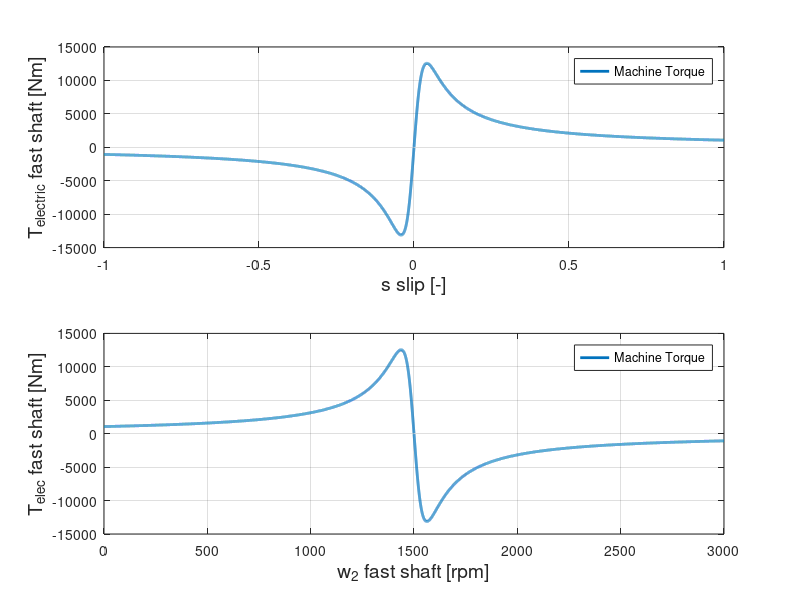

MATLAB code for this plot:
clear all; close all; clc;
%% Machine parameters
Vnom=960;                   % Nominal voltage
Rs=0.005;                   % Stator resistance
Xs=2*pi*50*4e-4;            % Leakage stator inductance (impedance)
Rr=0.009;                   % Rotor resistance
Xr=2*pi*50*3E-4 ;           % Leakage rotor inductance (impedance)
Xm=2*pi*50*15E-3;           % Magnetizing branch inductance(impedance)
Rm=140;                     % Magnetizing branch resistance
V=Vnom/sqrt(3);             % Nominal voltage
pols=2;                     % Pole pairs
ws=2*pi*50/pols;            % Synchronous speed

%% Equivalent scheme
%         Xs      Rs              Xr     Rr/s
% ------|||||--/\/\/\-----------|||||--/\/\/\----.
% +         --->         |  |       --->          |
%            Is          X  /        Ir           |
% V                   Xm X  \                     |
%                        X  / Rm                  |
% -                      |  \                     |
% ------------------------------------------------·
s=-1:.0001:1;                                       %create slip axis swipe
Zm=(Rm*1j*Xm)/(Rm+1j*Xm);                           %magnetizing branch equivalent impedance
paralel=(((Rr./s+1j*Xr)*Zm)./((Rr./s+Xr*1j)+Zm));   %rotor + magnetizing branch equivalent impedance
imp=paralel+Rs+Xs*1j;                               %stator+rotor+magn branch equivalent impedance

Is=V./imp;                                          %stator current
Vr=Is.*paralel;                                     %middle voltage
Ir=Vr./(Rr./s+1j*Xr);                               %rotor current
Telec1=3*abs(Ir.^2)*Rr./(s*ws);                     %Electrical Torque=Power/(s)ws


subplot(2,1,1);
plot(s,Telec1,'LineWidth',2);grid on;
xlabel('s slip [-]','FontSize',14);
ylabel('T_{electric} fast shaft [Nm]','FontSize',14);
legend('Machine Torque')


subplot(2,1,2);
plot((1-s)*ws*30/pi,Telec1,'LineWidth',2);grid on;
xlabel('w_2 fast shaft [rpm]','FontSize',14);
ylabel('T_{elec} fast shaft [Nm]','FontSize',14);
legend('Machine Torque')